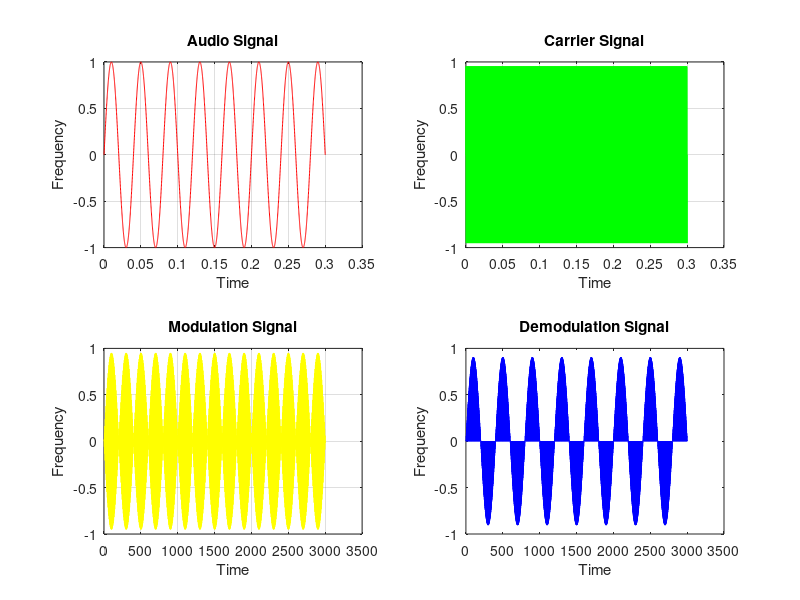

Recreate this plot in MATLAB.
clc
clear all
close all
fm=25;
t=0:0.0001:0.30;
m=sin(2*pi*fm*t);
subplot(2,2,1);
plot(t, m,'red');
grid on;
title('Audio Signal');
xlabel('Time');
ylabel('Frequency');
fc=2000;
c=sin(2*pi*fc*t);
subplot(2,2,2);
plot(t, c,'green');
grid on;
title('Carrier Signal');
xlabel('Time');
ylabel('Frequency');
v=m.*c;
subplot(2,2,3);
plot(v,'yellow');
grid on;
title('Modulation Signal');
xlabel('Time');
ylabel('Frequency');
fd=2000;
dc=sin(2*pi*fd*t);
d=dc.*v;
subplot(2,2,4);
plot(d,'blue');
title('Demodulation Signal');
xlabel('Time');
ylabel('Frequency');